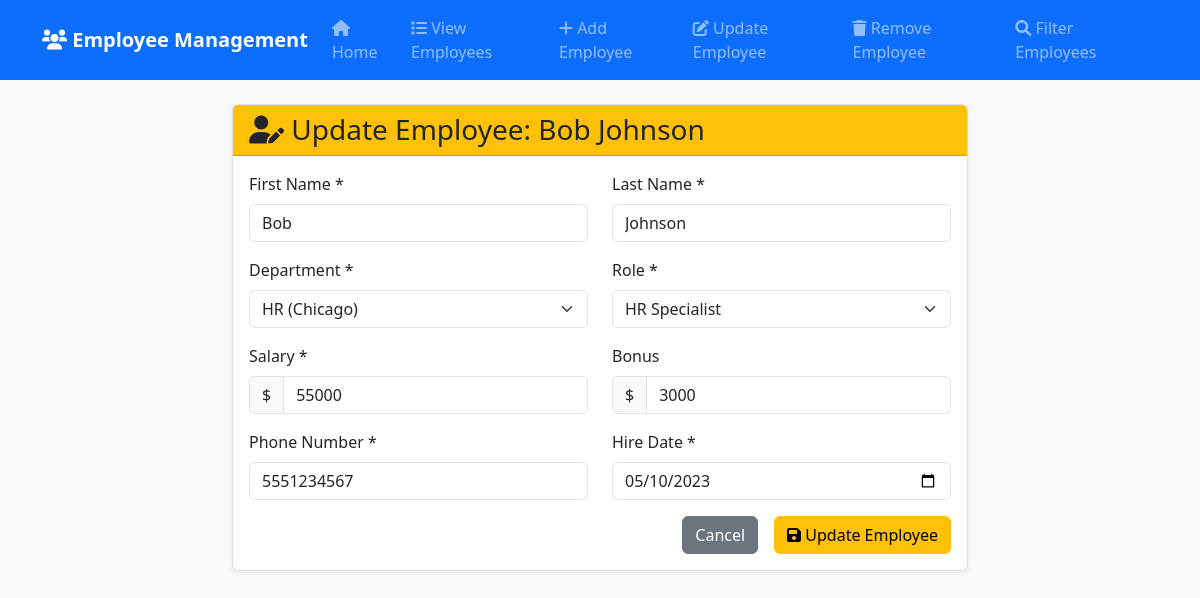
Screenshot of /update_emp/11 with the database file from the repository.
### emp_app/models.py (models this page shows, shortened)
class Employee(models.Model):
    first_name = models.CharField(max_length=100, null=False)
    last_name = models.CharField(max_length=100)
    dept = models.ForeignKey(Department, on_delete=models.CASCADE)
    salary = models.IntegerField(default=0)
    bonus = models.IntegerField(default=0)
    role = models.ForeignKey(Role, on_delete=models.CASCADE)
    phone = models.IntegerField(default=0)
    hire_date = models.DateField()

class Department(models.Model):
    name = models.CharField(max_length=100, null=False)
    location = models.CharField(max_length=100)

class Role(models.Model):
    name = models.CharField(max_length=100, null=False)

### emp_app/views.py (the view, shortened to what this page needs)
# urls.py: path('update_emp/', views.update_emp_list, name = 'update_emp_list'),  # List view
def update_emp(request, emp_id):
    employee = get_object_or_404(Employee, id=emp_id)
    return render(request, "update_emp.html", {'employee': employee, 'depts': Department.objects.all(), 'roles': Role.objects.all()})

### templates/update_emp.html (shortened to what this page needs)
{% extends 'base.html' %}
{% block content %}
<div class="row justify-content-center">
  <div class="col-md-8">
    <div class="card">
      <div class="card-header bg-warning text-dark">
        <h3 class="card-title mb-0"><i class="fas fa-user-edit"></i> Update Employee: {{ employee.first_name }} {{ employee.last_name }}</h3>
      </div>
      <div class="card-body">
        <form method="post" action="{% url 'update_emp' employee.id %}">
          <div class="row">
            <div class="col-md-6 mb-3">
              <label for="first_name" class="form-label">First Name *</label>
              <input type="text" class="form-control" id="first_name" name="first_name" value="{{ employee.first_name }}" required>
            </div>
            <div class="col-md-6 mb-3">
              <label for="last_name" class="form-label">Last Name *</label>
              <input type="text" class="form-control" id="last_name" name="last_name" value="{{ employee.last_name }}" required>
            </div>
          </div>
          <div class="row">
            <div class="col-md-6 mb-3">
              <label for="dept" class="form-label">Department *</label>
              <select class="form-select" id="dept" name="dept" required>
                {% for dept in depts %}
                <option value="{{ dept.id }}" {% if dept.id == employee.dept.id %}selected{% endif %}>{{ dept.name }} ({{ dept.location }})</option>
                {% endfor %}
              </select>
            </div>
            <div class="col-md-6 mb-3">
              <label for="role" class="form-label">Role *</label>
              <select class="form-select" id="role" name="role" required>
                {% for role in roles %}
                <option value="{{ role.id }}" {% if role.id == employee.role.id %}selected{% endif %}>{{ role.name }}</option>
                {% endfor %}
              </select>
            </div>
          </div>
          <div class="row">
            <div class="col-md-6 mb-3">
              <label for="salary" class="form-label">Salary *</label>
              <div class="input-group">
                <span class="input-group-text">$</span>
                <input type="number" class="form-control" id="salary" name="salary" value="{{ employee.salary }}" min="0" step="0.01" required>
              </div>
            </div>
            <div class="col-md-6 mb-3">
              <label for="bonus" class="form-label">Bonus</label>
              <div class="input-group">
                <span class="input-group-text">$</span>
                <input type="number" class="form-control" id="bonus" name="bonus" value="{{ employee.bonus }}" min="0" step="0.01">
              </div>
            </div>
          </div>
          <div class="row">
            <div class="col-md-6 mb-3">
              <label for="phone" class="form-label">Phone Number *</label>
              <input type="tel" class="form-control" id="phone" name="phone" value="{{ employee.phone }}" required>
            </div>
            <div class="col-md-6 mb-3">
              <label for="hire_date" class="form-label">Hire Date *</label>
              <input type="date" class="form-control" id="hire_date" name="hire_date" value="{{ employee.hire_date|date:'Y-m-d' }}" required>
            </div>
          </div>
          <div class="d-grid gap-2 d-md-flex justify-content-md-end">
            <a href="{% url 'all_emp' %}" class="btn btn-secondary me-md-2">Cancel</a>
            <button type="submit" class="btn btn-warning"><i class="fas fa-save"></i> Update Employee</button>
          </div>
        </form>
      </div>
    </div>
  </div>
</div>
{% endblock %}

### static/hello.css (style rules this page uses)
body { background-color: #f8f9fa; font-family: 'Segoe UI', Tahoma, Geneva, Verdana, sans-serif; }
.card { box-shadow: 0 0.125rem 0.25rem rgba(0, 0, 0, 0.075); border: 1px solid rgba(0, 0, 0, 0.125); transition: box-shadow 0.15s ease-in-out; }
.btn { border-radius: 0.375rem; }
.card-header { font-weight: 600; }

### rows the page displays
Employee: first_name "Bob", last_name "Johnson", dept "HR (Chicago)", role "HR Specialist", salary "55000", bonus "3000", phone "5551234567", hire_date "05/10/2023"
